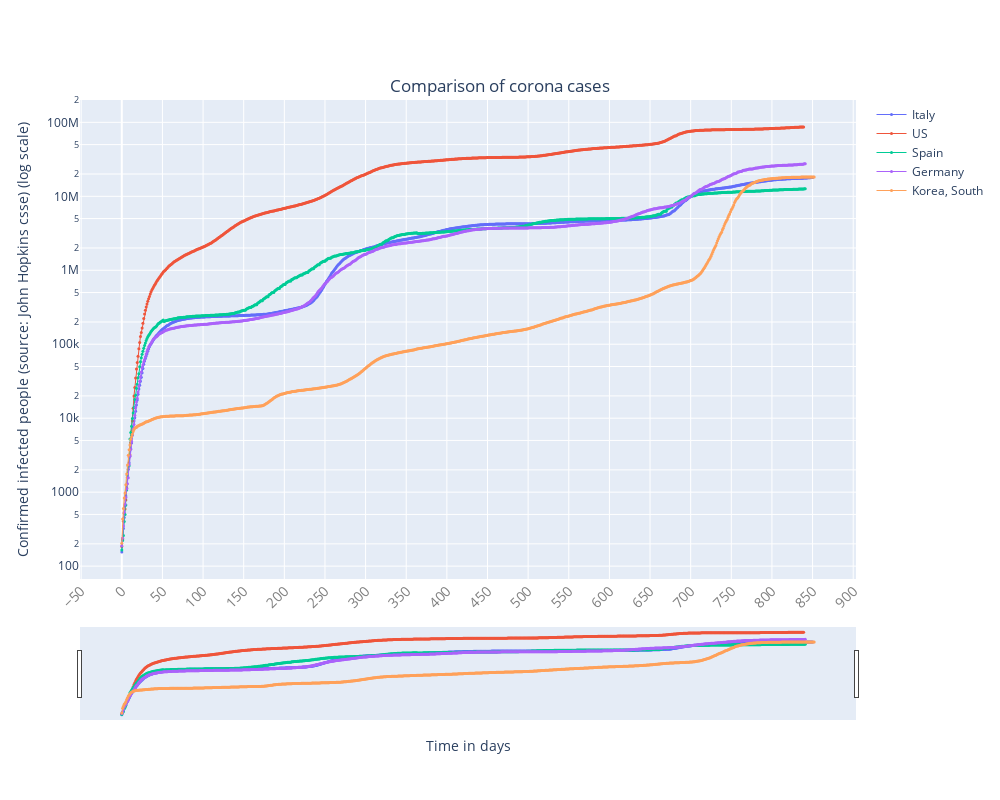

Notebook source saved alongside this figure:
### Code cell
quick_plot(pd_sync_timelines.day,
           pd_sync_timelines.iloc[:,:-1],
           y_scale='log',
           slider=True,
           xname = 'Time in days',
           yname = 'Confirmed infected people (source: John Hopkins csse) (log scale)',
           figname = 'Comparison of corona cases'
          )

### Figure 1 — Plotly figure (JSON) as saved in the notebook; plotly's stock layout.template omitted (floating-point values rounded to 4 significant figures; data arrays with more than 128 entries replaced by an {"elided": "..."} marker saying what was removed)
{"data": [{"line": {"width": 1}, "marker": {"size": 3}, "mode": "markers+lines", "name": "Italy", "type": "scatter", "x": {"elided": "853 int values"}, "y": {"elided": "853 int values"}}, {"line": {"width": 1}, "marker": {"size": 3}, "mode": "markers+lines", "name": "US", "type": "scatter", "x": {"elided": "853 int values"}, "y": {"elided": "853 int values"}}, {"line": {"width": 1}, "marker": {"size": 3}, "mode": "markers+lines", "name": "Spain", "type": "scatter", "x": {"elided": "853 int values"}, "y": {"elided": "853 int values"}}, {"line": {"width": 1}, "marker": {"size": 3}, "mode": "markers+lines", "name": "Germany", "type": "scatter", "x": {"elided": "853 int values"}, "y": {"elided": "853 int values"}}, {"line": {"width": 1}, "marker": {"size": 3}, "mode": "markers+lines", "name": "Korea, South", "type": "scatter", "x": {"elided": "853 int values"}, "y": {"elided": "853 int values"}}], "layout": {"height": 800, "title": {"text": "Comparison of corona cases", "x": 0.5, "xanchor": "center", "y": 0.9, "yanchor": "top"}, "width": 1000, "xaxis": {"nticks": 20, "rangeslider": {"visible": true}, "tickangle": -45, "tickfont": {"color": "#7f7f7f", "size": 14}, "title": {"text": "Time in days"}}, "yaxis": {"title": {"text": "Confirmed infected people (source: John Hopkins csse) (log scale)"}, "type": "log"}}}
